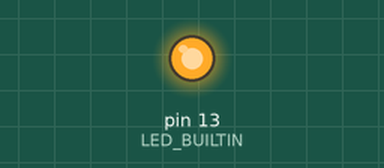
Recording of a sketch running on a simulated Arduino Uno, built with avr-gcc and run on an emulated ATmega328P. On the bench: output pins drawn as LEDs (lit = HIGH).

Above: at 0.1 s.
At 2.6 s:
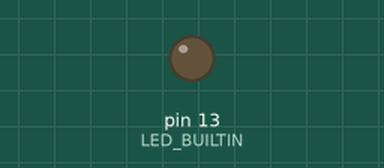
Timing chart, 0 to 4.1 s (numbered marks = the images above):
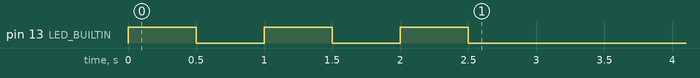

The sketch:

solution17.ino
```cpp
/*
 * Description:
 *  Modify Blink sketch from Arduino IDE: File | Examples | 01.Basics with a function
 *  called blink to determines how many times the LED will flash.
 *
 * Author:
 *  Duo Chen
 *
 * Date:
 *  3/29/2019
 */

void setup() {
  // initialize digital pin LED_BUILTIN as an output.
  pinMode(LED_BUILTIN, OUTPUT);
  blink(3);
}

void loop() {

}

void blink(int count)
{
  while (count > 0)                    // repeat until couont is no longer greater than zero
  {
    digitalWrite(LED_BUILTIN, HIGH);   // turn the LED on (HIGH is the voltage level)
    delay(500);                        // wait for a second
    digitalWrite(LED_BUILTIN, LOW);    // turn the LED off by making the voltage LOW
    delay(500);                        // wait for a second
    count = count - 1;                 // decrement count
  }
}
```
